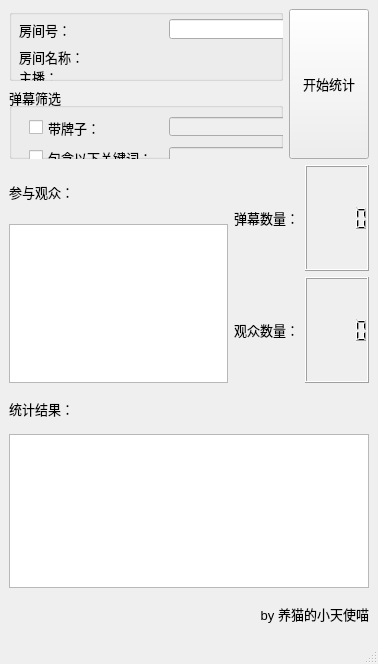
<?xml version="1.0" encoding="UTF-8"?>
<ui version="4.0">
 <class>MainWindow</class>
 <widget class="QMainWindow" name="MainWindow">
  <property name="geometry">
   <rect>
    <x>0</x>
    <y>0</y>
    <width>378</width>
    <height>664</height>
   </rect>
  </property>
  <property name="sizePolicy">
   <sizepolicy hsizetype="Preferred" vsizetype="Preferred">
    <horstretch>0</horstretch>
    <verstretch>0</verstretch>
   </sizepolicy>
  </property>
  <property name="font">
   <font>
    <family>Microsoft YaHei UI</family>
    <pointsize>10</pointsize>
   </font>
  </property>
  <property name="windowTitle">
   <string>Bilibili 弹幕抽奖姬</string>
  </property>
  <widget class="QWidget" name="centralwidget">
   <property name="sizePolicy">
    <sizepolicy hsizetype="Preferred" vsizetype="Preferred">
     <horstretch>0</horstretch>
     <verstretch>0</verstretch>
    </sizepolicy>
   </property>
   <property name="minimumSize">
    <size>
     <width>360</width>
     <height>475</height>
    </size>
   </property>
   <layout class="QVBoxLayout" name="verticalLayout_4">
    <item>
     <layout class="QHBoxLayout" name="horizontalLayout_2" stretch="0,0">
      <item>
       <layout class="QVBoxLayout" name="verticalLayout" stretch="0,0">
        <property name="rightMargin">
         <number>0</number>
        </property>
        <item>
         <widget class="QGroupBox" name="groupBox_2">
          <property name="sizePolicy">
           <sizepolicy hsizetype="Preferred" vsizetype="Preferred">
            <horstretch>0</horstretch>
            <verstretch>3</verstretch>
           </sizepolicy>
          </property>
          <property name="title">
           <string/>
          </property>
          <widget class="QLabel" name="label">
           <property name="geometry">
            <rect>
             <x>10</x>
             <y>10</y>
             <width>51</width>
             <height>21</height>
            </rect>
           </property>
           <property name="text">
            <string>房间号：</string>
           </property>
          </widget>
          <widget class="QLineEdit" name="lineEdit_room_id">
           <property name="geometry">
            <rect>
             <x>160</x>
             <y>10</y>
             <width>131</width>
             <height>20</height>
            </rect>
           </property>
          </widget>
          <widget class="QLabel" name="label_room_name">
           <property name="geometry">
            <rect>
             <x>10</x>
             <y>40</y>
             <width>91</width>
             <height>16</height>
            </rect>
           </property>
           <property name="text">
            <string>房间名称：</string>
           </property>
          </widget>
          <widget class="QLabel" name="label_anchor_name">
           <property name="geometry">
            <rect>
             <x>10</x>
             <y>60</y>
             <width>91</width>
             <height>16</height>
            </rect>
           </property>
           <property name="text">
            <string>主播：</string>
           </property>
          </widget>
         </widget>
        </item>
        <item>
         <widget class="QGroupBox" name="groupBox">
          <property name="sizePolicy">
           <sizepolicy hsizetype="Preferred" vsizetype="Preferred">
            <horstretch>0</horstretch>
            <verstretch>3</verstretch>
           </sizepolicy>
          </property>
          <property name="title">
           <string>弹幕筛选</string>
          </property>
          <widget class="QCheckBox" name="checkBox_paizi">
           <property name="geometry">
            <rect>
             <x>20</x>
             <y>30</y>
             <width>171</width>
             <height>21</height>
            </rect>
           </property>
           <property name="text">
            <string>带牌子：</string>
           </property>
          </widget>
          <widget class="QLineEdit" name="lineEdit_paizi">
           <property name="enabled">
            <bool>false</bool>
           </property>
           <property name="geometry">
            <rect>
             <x>160</x>
             <y>30</y>
             <width>131</width>
             <height>19</height>
            </rect>
           </property>
           <property name="readOnly">
            <bool>false</bool>
           </property>
          </widget>
          <widget class="QCheckBox" name="checkBox_keyword">
           <property name="geometry">
            <rect>
             <x>20</x>
             <y>60</y>
             <width>171</width>
             <height>21</height>
            </rect>
           </property>
           <property name="sizePolicy">
            <sizepolicy hsizetype="Minimum" vsizetype="Fixed">
             <horstretch>4</horstretch>
             <verstretch>0</verstretch>
            </sizepolicy>
           </property>
           <property name="text">
            <string>包含以下关键词：</string>
           </property>
          </widget>
          <widget class="QLineEdit" name="lineEdit_keyword">
           <property name="enabled">
            <bool>false</bool>
           </property>
           <property name="geometry">
            <rect>
             <x>160</x>
             <y>60</y>
             <width>131</width>
             <height>19</height>
            </rect>
           </property>
           <property name="sizePolicy">
            <sizepolicy hsizetype="Expanding" vsizetype="Fixed">
             <horstretch>6</horstretch>
             <verstretch>0</verstretch>
            </sizepolicy>
           </property>
           <property name="readOnly">
            <bool>false</bool>
           </property>
          </widget>
         </widget>
        </item>
       </layout>
      </item>
      <item>
       <widget class="QPushButton" name="pushButton_lottery">
        <property name="sizePolicy">
         <sizepolicy hsizetype="Maximum" vsizetype="Expanding">
          <horstretch>0</horstretch>
          <verstretch>0</verstretch>
         </sizepolicy>
        </property>
        <property name="text">
         <string>开始统计</string>
        </property>
       </widget>
      </item>
     </layout>
    </item>
    <item>
     <layout class="QHBoxLayout" name="horizontalLayout_3">
      <item>
       <layout class="QVBoxLayout" name="verticalLayout_3">
        <item>
         <widget class="QLabel" name="label_6">
          <property name="sizePolicy">
           <sizepolicy hsizetype="Preferred" vsizetype="Preferred">
            <horstretch>0</horstretch>
            <verstretch>1</verstretch>
           </sizepolicy>
          </property>
          <property name="text">
           <string>参与观众：</string>
          </property>
         </widget>
        </item>
        <item>
         <widget class="QTextBrowser" name="textBrowser_viewers">
          <property name="sizePolicy">
           <sizepolicy hsizetype="Expanding" vsizetype="Expanding">
            <horstretch>0</horstretch>
            <verstretch>3</verstretch>
           </sizepolicy>
          </property>
         </widget>
        </item>
       </layout>
      </item>
      <item>
       <layout class="QGridLayout" name="gridLayout" rowstretch="0,0,0,0">
        <item row="2" column="0">
         <widget class="QLabel" name="label_2">
          <property name="sizePolicy">
           <sizepolicy hsizetype="Preferred" vsizetype="Preferred">
            <horstretch>2</horstretch>
            <verstretch>1</verstretch>
           </sizepolicy>
          </property>
          <property name="text">
           <string>弹幕数量：</string>
          </property>
          <property name="alignment">
           <set>Qt::AlignCenter</set>
          </property>
         </widget>
        </item>
        <item row="3" column="0">
         <widget class="QLabel" name="label_3">
          <property name="sizePolicy">
           <sizepolicy hsizetype="Preferred" vsizetype="Preferred">
            <horstretch>2</horstretch>
            <verstretch>1</verstretch>
           </sizepolicy>
          </property>
          <property name="text">
           <string>观众数量：</string>
          </property>
          <property name="alignment">
           <set>Qt::AlignCenter</set>
          </property>
         </widget>
        </item>
        <item row="2" column="1">
         <widget class="QLCDNumber" name="lcdNumber_num_danmu">
          <property name="sizePolicy">
           <sizepolicy hsizetype="Minimum" vsizetype="Minimum">
            <horstretch>1</horstretch>
            <verstretch>1</verstretch>
           </sizepolicy>
          </property>
         </widget>
        </item>
        <item row="3" column="1">
         <widget class="QLCDNumber" name="lcdNumber_num_viewer">
          <property name="sizePolicy">
           <sizepolicy hsizetype="Minimum" vsizetype="Minimum">
            <horstretch>0</horstretch>
            <verstretch>1</verstretch>
           </sizepolicy>
          </property>
         </widget>
        </item>
       </layout>
      </item>
     </layout>
    </item>
    <item>
     <layout class="QVBoxLayout" name="verticalLayout_2">
      <item>
       <widget class="QLabel" name="label_5">
        <property name="sizePolicy">
         <sizepolicy hsizetype="Preferred" vsizetype="Preferred">
          <horstretch>0</horstretch>
          <verstretch>1</verstretch>
         </sizepolicy>
        </property>
        <property name="text">
         <string>统计结果：</string>
        </property>
       </widget>
      </item>
      <item>
       <widget class="QTextBrowser" name="textBrowser_lottery_result">
        <property name="sizePolicy">
         <sizepolicy hsizetype="Expanding" vsizetype="Expanding">
          <horstretch>0</horstretch>
          <verstretch>4</verstretch>
         </sizepolicy>
        </property>
        <property name="font">
         <font>
          <pointsize>20</pointsize>
         </font>
        </property>
       </widget>
      </item>
      <item>
       <widget class="QLabel" name="label_4">
        <property name="sizePolicy">
         <sizepolicy hsizetype="Preferred" vsizetype="Preferred">
          <horstretch>0</horstretch>
          <verstretch>1</verstretch>
         </sizepolicy>
        </property>
        <property name="text">
         <string>by 养猫的小天使喵</string>
        </property>
        <property name="alignment">
         <set>Qt::AlignRight|Qt::AlignTrailing|Qt::AlignVCenter</set>
        </property>
       </widget>
      </item>
     </layout>
    </item>
   </layout>
  </widget>
  <widget class="QStatusBar" name="statusbar"/>
 </widget>
 <resources/>
 <connections/>
</ui>
